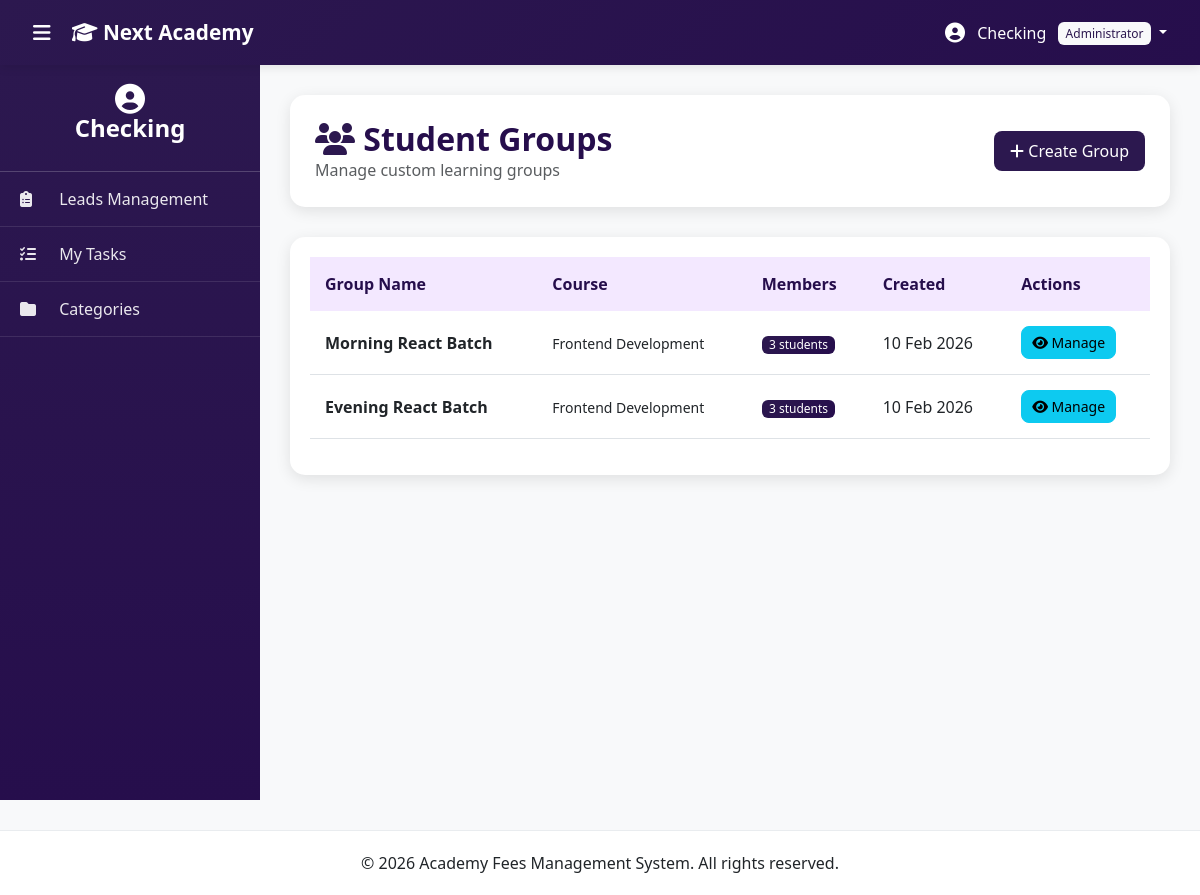
The app's page /admin/student_groups.php (signed in) with its own data.
### tables this page shows
CREATE TABLE `student_groups` (
  `id` int(11) NOT NULL,
  `group_name` varchar(255) NOT NULL,
  `course_id` int(11) NOT NULL,
  `created_at` timestamp NULL DEFAULT current_timestamp(),
  `created_by` int(11) NOT NULL
);

CREATE TABLE `courses` (
  `id` int(11) NOT NULL,
  `category_id` int(11) NOT NULL,
  `name` varchar(150) NOT NULL,
  `description` text DEFAULT NULL,
  `status` enum('Active','Inactive') DEFAULT 'Active',
  `created_at` timestamp NULL DEFAULT current_timestamp(),
  `updated_at` timestamp NULL DEFAULT current_timestamp() ON UPDATE current_timestamp()
);

### admin/student_groups.php (the view, shortened to what this page needs)
<?php
require_once 'config/database.php';
$groups = $conn->query("
    SELECT sg.*, c.name as course_name,
           (SELECT COUNT(*) FROM student_group_members WHERE group_id = sg.id) as member_count
    FROM student_groups sg
    JOIN courses c ON sg.course_id = c.id
    ORDER BY sg.created_at DESC
");
include 'includes/header.php';
?>
<div class="page-header d-flex justify-content-between align-items-center">
    <div>
        <h2><i class="fas fa-users text-purple"></i> Student Groups</h2>
        <p class="text-muted mb-0">Manage custom learning groups</p>
    </div>
    <button class="btn btn-purple" data-bs-toggle="modal" data-bs-target="#createGroupModal">
        <i class="fas fa-plus"></i> Create Group
    </button>
</div>
<div class="table-card">
    <div class="table-responsive">
        <table class="table table-hover">
            <thead>
                <tr>
                    <th>Group Name</th>
                    <th>Course</th>
                    <th>Members</th>
                    <th>Created</th>
                    <th>Actions</th>
                </tr>
            </thead>
            <tbody>
                <?php while ($group = $groups->fetch_assoc()): ?>
                <tr>
                    <td><strong><?php echo htmlspecialchars($group['group_name']); ?></strong></td>
                    <td><small><?php echo htmlspecialchars($group['course_name']); ?></small></td>
                    <td><span class="badge bg-purple"><?php echo $group['member_count']; ?> students</span></td>
                    <td><?php echo date('d M Y', strtotime($group['created_at'])); ?></td>
                    <td>
                        <a href="group_details.php?id=<?php echo $group['id']; ?>" class="btn btn-sm btn-info">
                            <i class="fas fa-eye"></i> Manage
                        </a>
                    </td>
                </tr>
                <?php endwhile; ?>
            </tbody>
        </table>
    </div>
</div>
<?php include 'includes/footer.php'; ?>

### admin/assets/css/style.css (style rules this page uses)
:root { --purple-primary: #2c184f; --purple-dark: #260e4c; --purple-light: #8e73e0; --purple-lighter: #d6b8f5; --purple-extra-light: #f3e8ff; --sidebar-width: 260px; --navbar-height: 65px; }
* { margin: 0; padding: 0; box-sizing: border-box; }
body { font-family: 'Segoe UI', Tahoma, Geneva, Verdana, sans-serif; background: #f8f9fa; overflow-x: hidden; }
.bg-purple { background: linear-gradient(135deg, var(--purple-primary) 0%, var(--purple-dark) 100%) !important; }
.text-purple { color: var(--purple-primary) !important; }
.btn-purple { background: var(--purple-primary); color: white; border: none; }
.table-card { background: white; border-radius: 15px; padding: 20px; box-shadow: 0 4px 15px rgba(0, 0, 0, 0.1); }
.table thead th { background: var(--purple-extra-light); color: var(--purple-dark); font-weight: 600; border: none; padding: 15px; }
.table tbody td { padding: 15px; vertical-align: middle; }
.btn { border-radius: 8px; padding: 8px 16px; font-weight: 500; transition: all 0.3s; }
.btn-sm { padding: 5px 10px; font-size: 0.875rem; }
.badge { padding: 6px 12px; font-weight: 500; border-radius: 6px; }
.page-header { background: white; border-radius: 15px; padding: 25px; margin-bottom: 30px; box-shadow: 0 4px 15px rgba(0, 0, 0, 0.1); }
.page-header h2 { color: var(--purple-dark); margin: 0; font-weight: 600; }
body { overflow-x: hidden; }
.badge { font-size: 0.75rem; padding: 0.25em 0.6em; }
.badge { font-weight: 500; }

### records on screen
student_groups: group_name "Morning React Batch", course.name "Frontend Development", member_count "3", created_at "10 Feb 2026"
student_groups: group_name "Evening React Batch", course.name "Frontend Development", member_count "3", created_at "10 Feb 2026"

### other values on screen
$admin['name'] "Checking"
$admin['role'] "Administrator"
